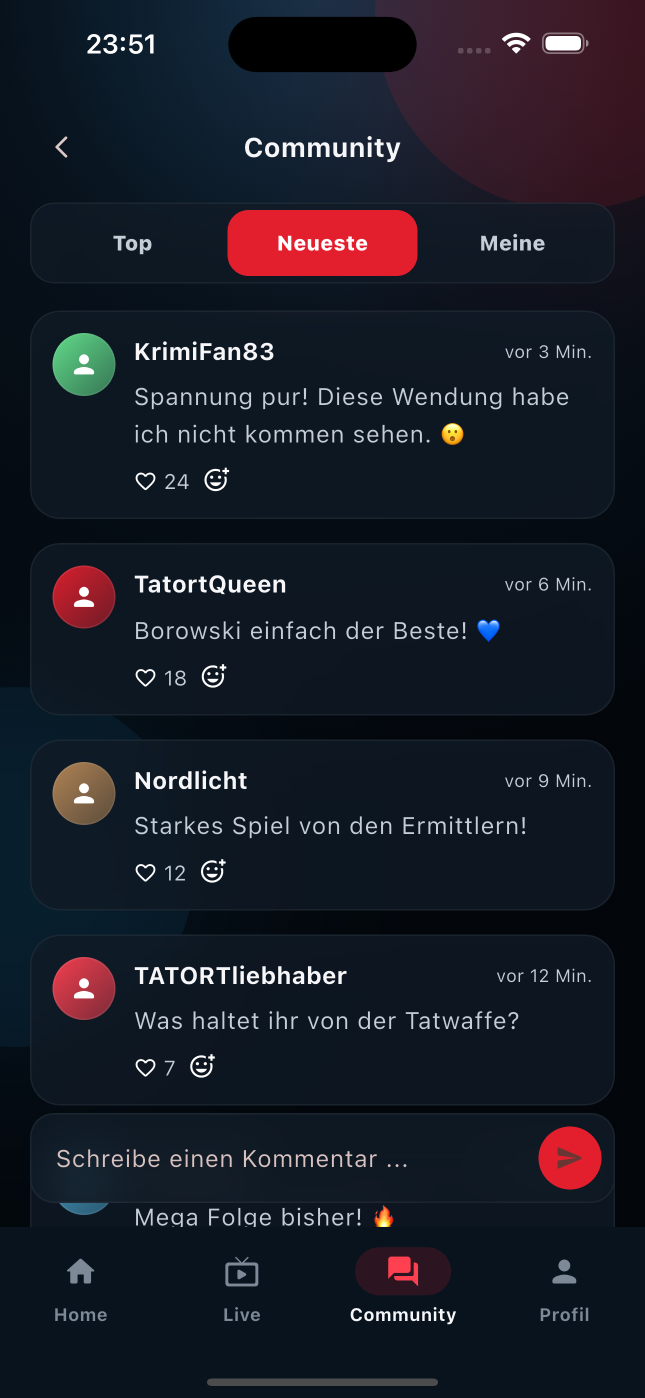
#> input picture flutter_01.png, 1290 x 2796 px (shown at 1/2 size)
$ python postprocess_tatort_asset.py ../flutter_01.png ../flutter_01.png out.png
#> lines starting #> are read from the running program, lines starting #| are printed output that depends on the picture
#> in main, img is the input picture: PIL image 1290x2796 RGBA; mean R, G, B, A 24.9, 28.2, 38.4, 255
#!/usr/bin/env python3
"""Apply Spurfunk noir grading to generated Tatort assets."""

from __future__ import annotations

import sys
from pathlib import Path

from PIL import Image, ImageEnhance, ImageOps, ImageFilter, ImageDraw


def grade_portrait(img: Image.Image) -> Image.Image:
    img = img.convert('RGB')
    gray = ImageOps.grayscale(img).convert('RGB')
    warm = Image.merge(
        'RGB',
        (
            gray.split()[0],
            ImageEnhance.Brightness(gray.split()[1]).enhance(0.95),
            ImageEnhance.Brightness(gray.split()[2]).enhance(0.82),
        ),
    )
    # Keep more source color for skin tones and accent lights.
    img = Image.blend(warm, img, 0.58)
    img = ImageEnhance.Contrast(img).enhance(1.14)
    img = ImageEnhance.Color(img).enhance(1.08)
    img = ImageEnhance.Brightness(img).enhance(0.94)
    # Subtle red push in midtones (brand accent).
    r, g, b = img.split()
    r = ImageEnhance.Brightness(r).enhance(1.04)
    b = ImageEnhance.Brightness(b).enhance(0.96)
    img = Image.merge('RGB', (r, g, b))
    grain = Image.effect_noise(img.size, 12).convert('L')
    grain = ImageEnhance.Brightness(grain).enhance(0.22)
    grain_rgb = Image.merge('RGB', (grain, grain, grain))
    return Image.blend(img, grain_rgb, 0.04)


def grade_scene(img: Image.Image) -> Image.Image:
    img = img.convert('RGB')
#> img: PIL image 1290x2796 RGB
    img = ImageEnhance.Color(img).enhance(0.55)
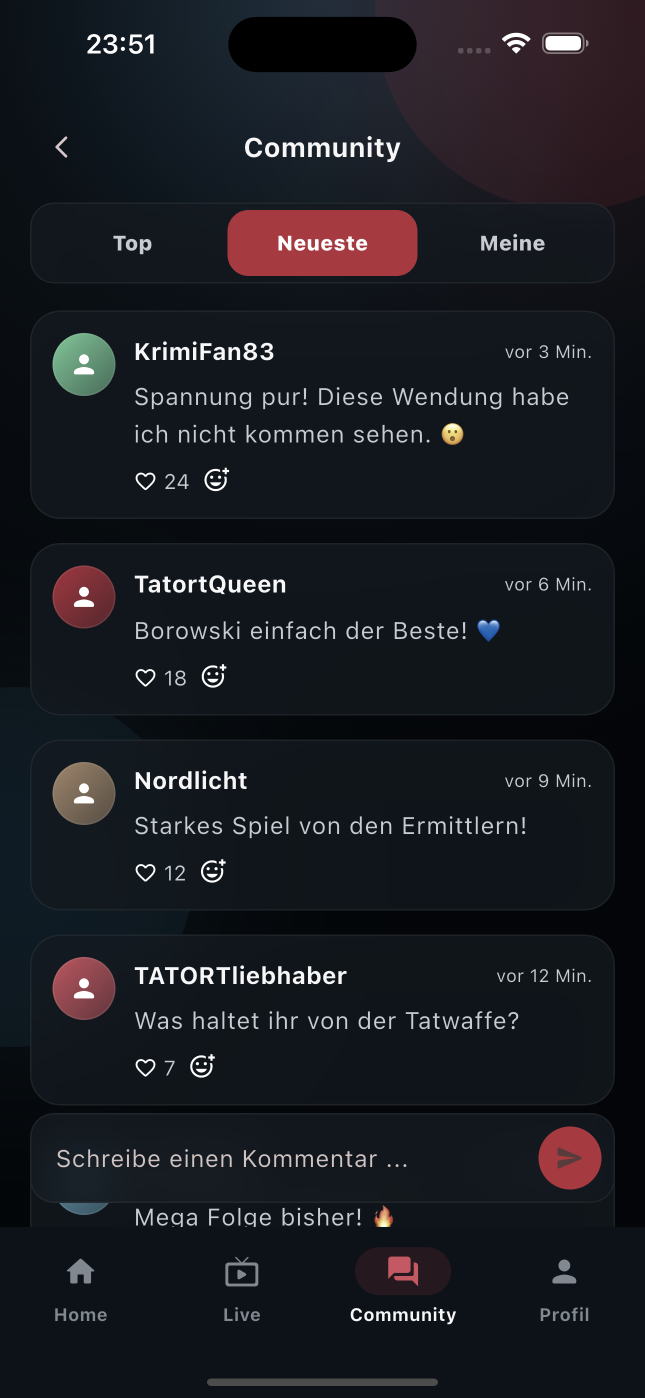
#> img: PIL image 1290x2796 RGB (shown at 1/2 size); mean R, G, B 25.9, 27.9, 33.4
    img = ImageEnhance.Contrast(img).enhance(1.1)
    img = ImageEnhance.Brightness(img).enhance(0.82)
    w, h = img.size
#> w = 1290; h = 2796
    vig = Image.new('L', (w, h), 0)
#> vig: PIL image 1290x2796 L; every value is 0
    draw = ImageDraw.Draw(vig)
    draw.ellipse((-w * 0.12, -h * 0.08, w * 1.12, h * 1.08), fill=215)
    vig = vig.filter(ImageFilter.GaussianBlur(radius=max(w, h) // 14))
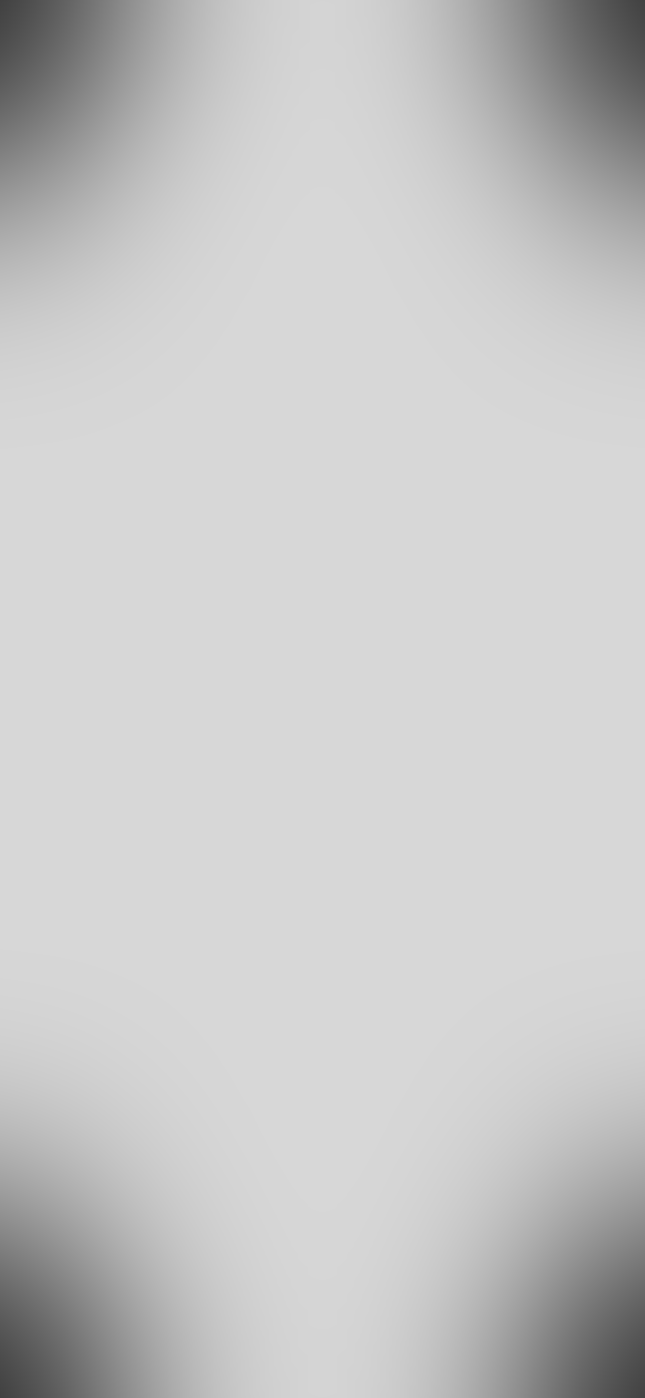
#> vig: PIL image 1290x2796 L (shown at 1/2 size); min 65, max 215, mean 200
    vig_rgb = Image.merge('RGB', (vig, vig, vig))
    return Image.composite(
        ImageEnhance.Brightness(img).enhance(0.78),
        img,
        vig.point(lambda p: min(255, int(p * 0.5))),
    )
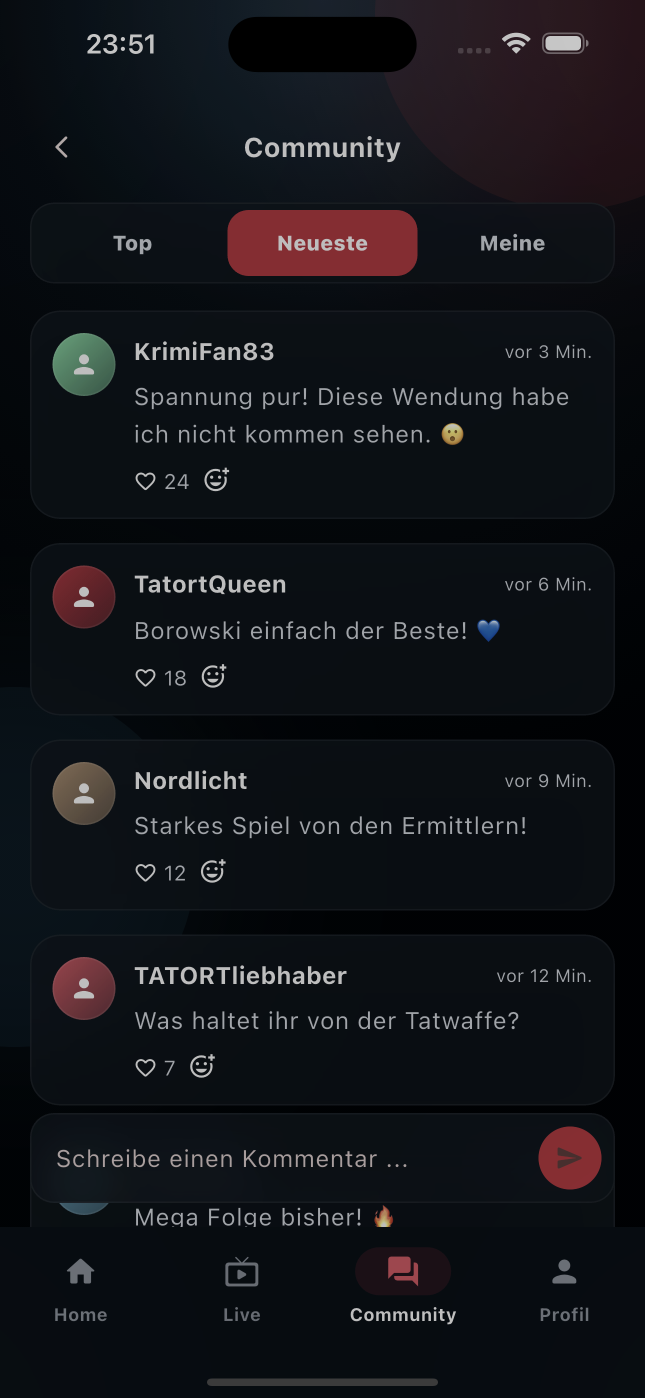
#> returned value: PIL image 1290x2796 RGB (shown at 1/2 size); mean R, G, B 18.3, 19.8, 24.3


def main() -> None:
    if len(sys.argv) < 3:
        print('Usage: postprocess_tatort_asset.py <portrait|scene> <input> [output]')
        sys.exit(1)

    kind, input_path = sys.argv[1], Path(sys.argv[2])
    output_path = Path(sys.argv[3]) if len(sys.argv) > 3 else input_path

    img = Image.open(input_path)
    result = grade_portrait(img) if kind == 'portrait' else grade_scene(img)
    output_path.parent.mkdir(parents=True, exist_ok=True)
    result.save(output_path, optimize=True, quality=92)
    print(f'Saved {output_path}')


if __name__ == '__main__':
    main()
